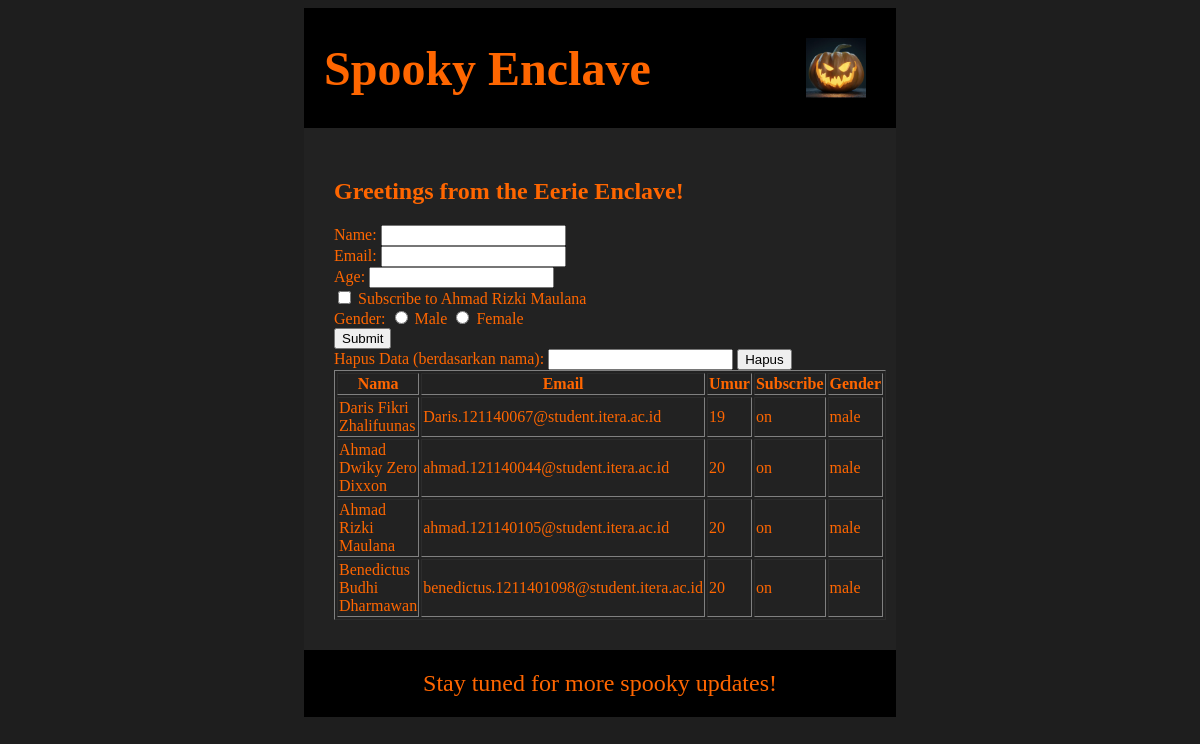
The page / on the database its author committed.
### tables this page shows
CREATE TABLE `identitas` (
  `nama` varchar(100) NOT NULL,
  `email` varchar(100) NOT NULL,
  `Umur` varchar(50) NOT NULL,
  `subscribe` varchar(255) NOT NULL,
  `gender` varchar(50) NOT NULL
);

### Classhandle.php (called while the page is built, shortened)
<?php
class Classhandle {
    private $data;
    public function __construct($data) {
        $this->data = $data;
    }
    public function getData() {
        $connection = $this->data->getConnection();
        $result = $connection->query("SELECT * FROM identitas");
        $info = array();
        while ($row = $result->fetch_assoc()) {
            $info[] = $row;
        }
        return $info;
    }
}
?>

### index.php (the view, shortened to what this page needs)
<?php
include "Classhandle.php";
$data = new DatabaseConnection();
$classhandle = new Classhandle($data);
$info = $classhandle->getData();
?>
<!DOCTYPE html>
<html lang="en">
<head>
    <link rel="stylesheet" href="https://cdn.jsdelivr.net/npm/water.css@2/out/water.css">
    <link rel="stylesheet" href="style.css">
</head>
<!DOCTYPE html>
<html lang="en">
<head>
    <link rel="stylesheet" href="https://cdn.jsdelivr.net/npm/water.css@2/out/water.css">
    <link rel="stylesheet" href="halloween-theme.css">
</head>
<body>
    <div class="container">
        <div class="header">
            <h1>Spooky Enclave</h1>
            <img src="jpg.JPEG" alt="Halloween Icon" class="halloween-decoration">
        </div>
        <div class="content">
            <h2>Greetings from the Eerie Enclave!</h2>
            <form method="post">
                <label for="nama">Name:</label>
                <input type="text" id="nama" name="nama" required><br>
                <label for="email">Email:</label>
                <input type="email" id="email" name="email" required><br>
                <label for="umur">Age:</label>
                <input type="number" id="umur" name="umur" required><br>
                <input type="checkbox" id="subscribe" name="subscribe">
                <label for="subscribe">Subscribe to Ahmad Rizki Maulana</label><br>
                <label for="gender">Gender:</label>
                <input type="radio" id="male" name="gender" value="male">
                <label for="male">Male</label>
                <input type="radio" id="female" name="gender" value="female">
                <label for="female">Female</label><br>
                <input type="submit" name="submit" value="Submit">
            </form>
            <form method="post">
                <label for="hapus">Hapus Data (berdasarkan nama):</label>
                <input type="text" id="hapus" name="hapus" required>
                <button type="submit">Hapus</button>
            </form>
            <table id="dataTable" border="1">
                <tr>
                    <th>Nama</th>
                    <th>Email</th>
                    <th>Umur</th>
                    <th>Subscribe</th>
                    <th>Gender</th>
                </tr>
                <?php
                foreach ($info as $row) {
                    echo "
                    <tr>
                        <td>{$row['nama']}</td>
                        <td>{$row['email']}</td>
                        <td>{$row['Umur']}</td>
                        <td>{$row['subscribe']}</td>
                        <td>{$row['gender']}</td>
                    </tr>";
                }
                ?>
            </table>
        </div>
        <div class="footer">
            <p class="halloween-text">Stay tuned for more spooky updates!</p>
        </div>
    </div>
</body>
</html>
</body>
</html>

### style.css (style rules this page uses)
.header { background-color: #000; padding: 20px; display: flex; justify-content: space-between; align-items: center; }
.header h1 { font-family: 'Chiller', cursive; font-size: 48px; margin: 0; color: #FF6600; text-shadow: 2px 2px 4px #000; }
.content { background-color: #222; padding: 30px; color: #FF6600; font-family: 'Merriweather', serif; }
.footer { background-color: #000; padding: 20px; text-align: center; font-family: 'Chiller', cursive; font-size: 24px; color: #FF6600; margin-top: auto; }
.footer p { margin: 0; }
.header img { width: 60px; height: 60px; }
.halloween-decoration { width: 200px; height: auto; margin: 10px; }
.halloween-text { font-size: 24px; color: #FF6600; font-family: 'Chiller', cursive; }

### halloween-theme.css (style rules this page uses)
body { background-color: #1E1E1E; font-family: 'Merriweather', serif; color: #FF6600; }
.container { width: 50%; margin: auto; }
.header img { width: 60px; height: 60px; }
.halloween-decoration { width: 150px; height: auto; margin: 10px; }
.halloween-text { font-size: 24px; color: #FF6600; font-family: 'Chiller', cursive; }

### rows shown on the page
identitas: nama "Daris Fikri Zhalifuunas", email "Daris.121140067@student.itera.ac.id", Umur "19", subscribe "on", gender "male"
identitas: nama "Ahmad Dwiky Zero Dixxon", email "ahmad.121140044@student.itera.ac.id", Umur "20", subscribe "on", gender "male"
identitas: nama "Ahmad Rizki Maulana", email "ahmad.121140105@student.itera.ac.id", Umur "20", subscribe "on", gender "male"
identitas: nama "Benedictus Budhi Dharmawan", email "benedictus.1211401098@student.itera.ac.id", Umur "20", subscribe "on", gender "male"
